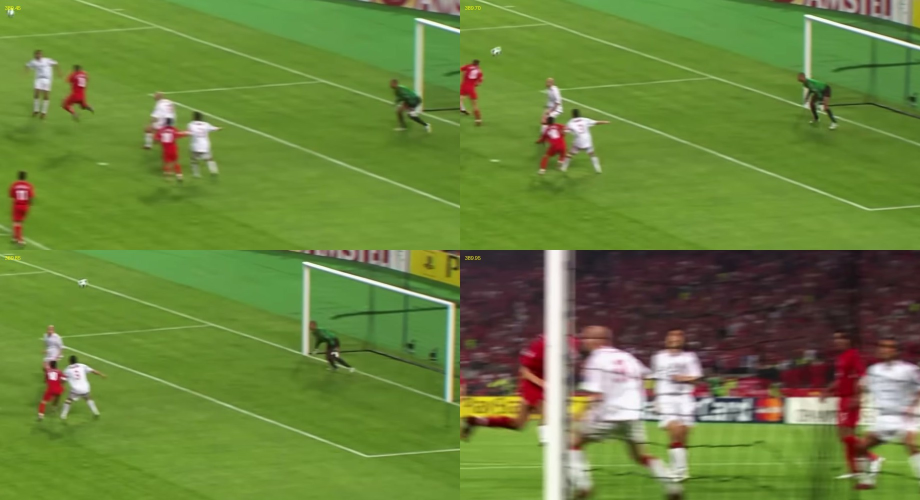
#> input picture animaciones/_voz/cabezazo.jpg, 1840 x 1000 px (shown at 1/2 size)
$ python -i efecto_dibujo.py   (imports and definitions only)
#> lines starting #> are read from the running program, lines starting #| are printed output that depends on the picture
#> further down, picture is the input picture: PIL image 1840x1000 RGB; mean R, G, B 106, 130.6, 60.7
"""DIBUJO (edit de fútbol, pedido 14/11 para el gol del siglo): la jugada pasada a dibujo sobre un fondo liso.
- Los de camiseta azul (Argentina) quedan pintados en color, con look de ilustración (colores planos + trazo).
- Los rivales (camiseta blanca) quedan como siluetas de línea blanca, vacías.
- Las líneas de la cancha y el arco salen del video (lo blanco y fino) y se dibujan como trazos.
- La pelota, blanca y llena.
Jugadores grandes: recorte con rembg (u2net_human_seg) alrededor de cada mancha; chicos: la mancha de color.

  herramientas/.venv/bin/python herramientas/efecto_dibujo.py <video> <desde> <dur> <salida.mp4> [--vel 1] [--fondo 150,22,48]
"""
import subprocess
import sys
import tempfile
from pathlib import Path

import numpy as np
from PIL import Image, ImageChops, ImageDraw, ImageEnhance, ImageFilter
from scipy import ndimage
from rembg import new_session, remove

W, H, FPS = 1920, 1080, 30
CW, CH = 960, 540  # resolución de trabajo de las máscaras


# [117 lines left out: functions args, fondo_liso, tope_cancha, analizar, not called in this run]


def a_grande(m, blur=1.0):
    im = Image.fromarray((m * 255).astype(np.uint8))
    return im.filter(ImageFilter.GaussianBlur(blur)).point(lambda v: 255 if v > 110 else int(v * 1.6))


def pintado(im):
    """Look de ilustración: colores planos, un poco más saturados, con trazo oscuro."""
    p = im.filter(ImageFilter.ModeFilter(7)).filter(ImageFilter.SMOOTH_MORE)
    r, g, b = p.split()
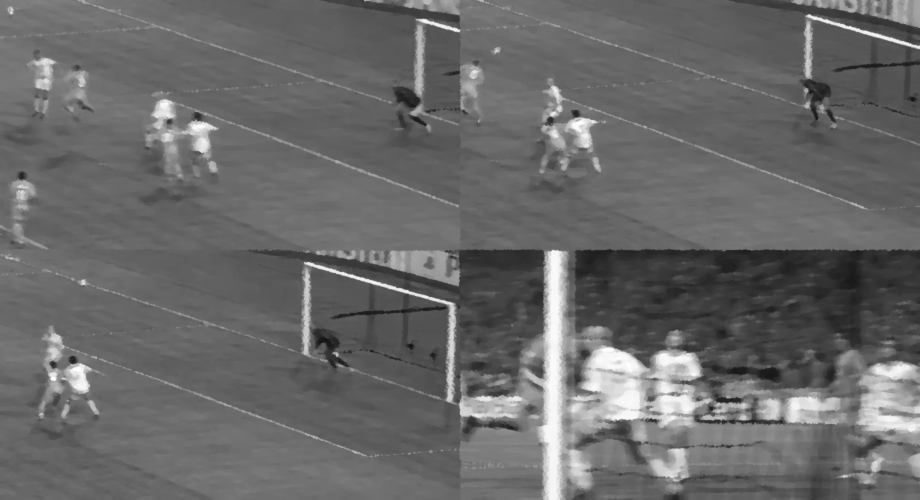
#> r: PIL image 1840x1000 L (shown at 1/2 size); min 18, max 255, mean 105
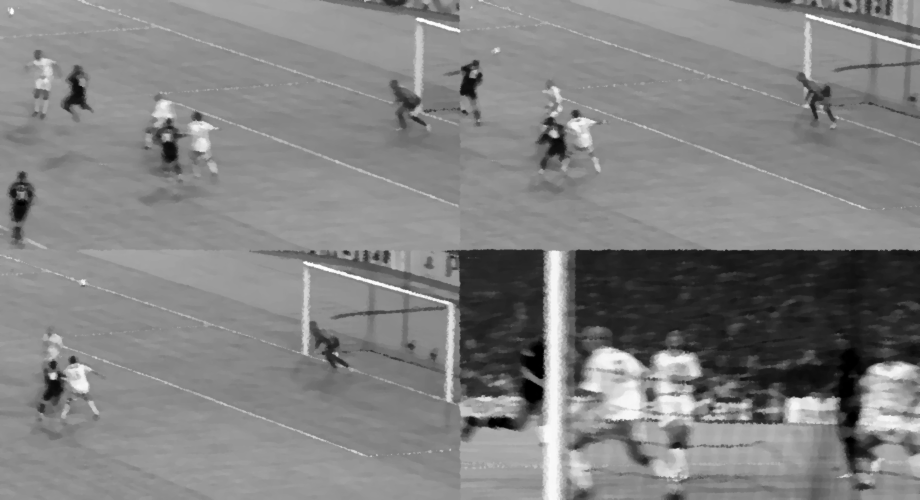
#> g: PIL image 1840x1000 L (shown at 1/2 size); min 0, max 255, mean 129.7
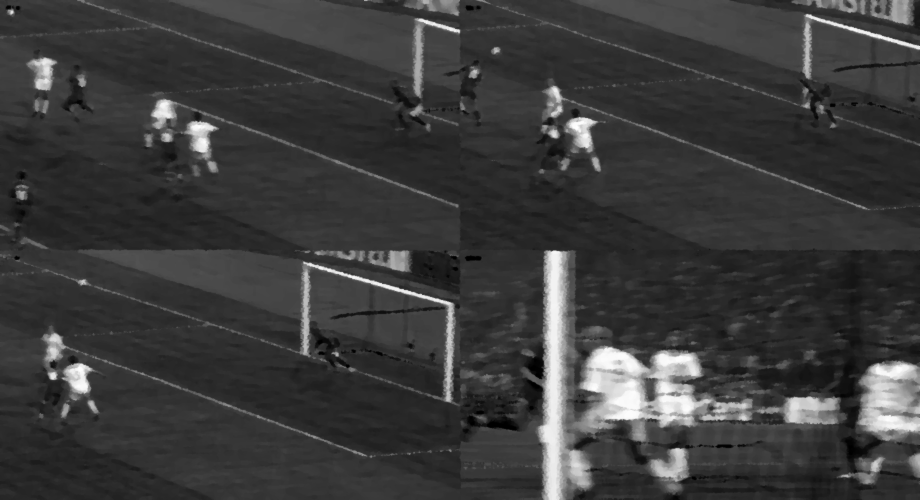
#> b: PIL image 1840x1000 L (shown at 1/2 size); min 0, max 255, mean 59.6
    p = Image.merge("RGB", (r.point(lambda v: min(255, int(v * 1.06))), g.point(lambda v: int(v * 0.9)), b))
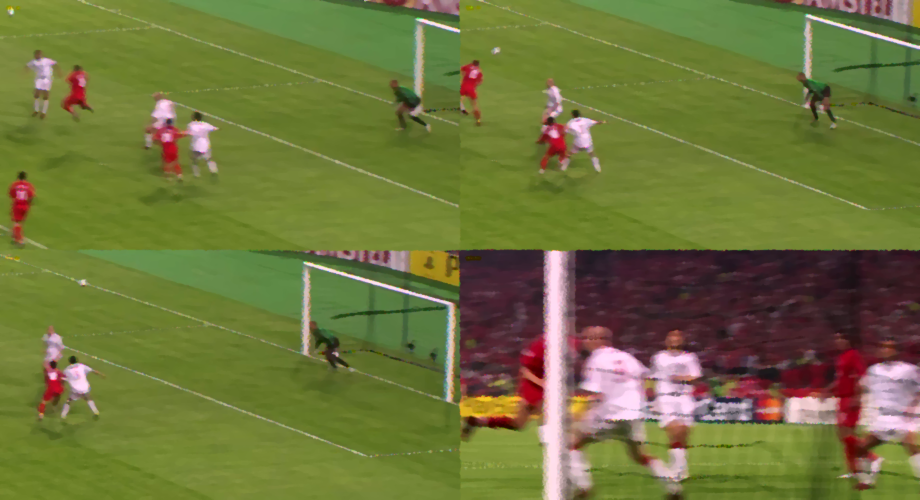
#> p: PIL image 1840x1000 RGB (shown at 1/2 size); mean R, G, B 110.8, 116.3, 59.6
    p = ImageEnhance.Color(p).enhance(1.35)
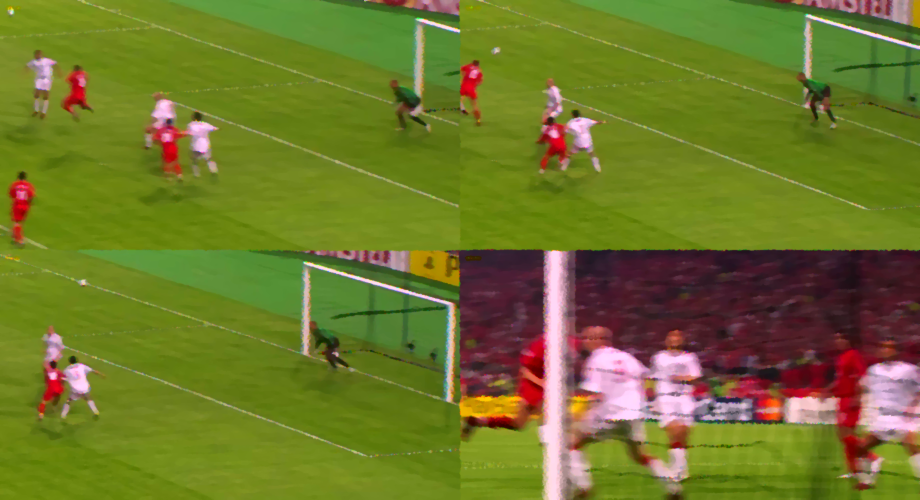
#> p: PIL image 1840x1000 RGB (shown at 1/2 size); mean R, G, B 111.1, 118.7, 42.2
    p = ImageEnhance.Contrast(p).enhance(1.15)
    q = np.asarray(p).astype(np.int16)
    q = (q // 28) * 28 + 14  # posterizado suave
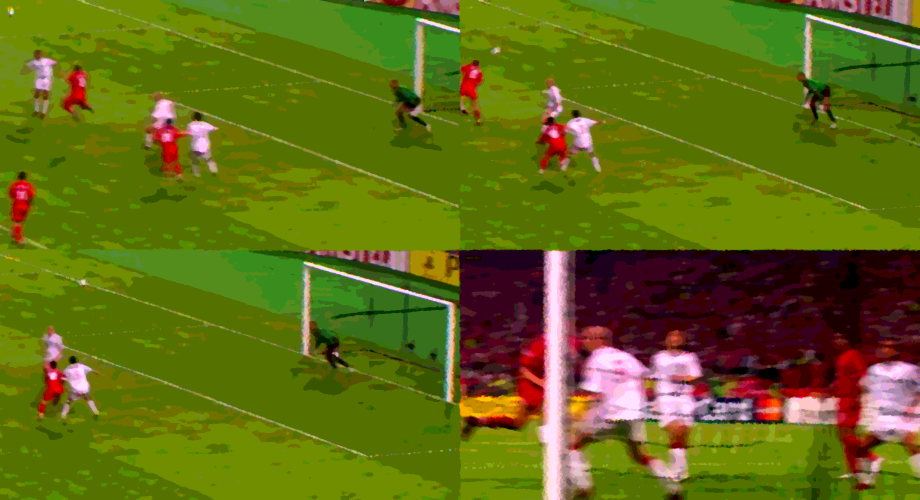
#> q: shape (1000, 1840, 3) int16 (shown at 1/2 size); mean R, G, B 111.3, 120.2, 34.6; drawn with min black and max white
    p = Image.fromarray(np.clip(q, 0, 255).astype(np.uint8))
    bordes = ImageEnhance.Contrast(im.convert("L").filter(ImageFilter.FIND_EDGES)).enhance(2.2)
    bordes = bordes.point(lambda v: 255 if v > 120 else 0).filter(ImageFilter.GaussianBlur(0.7))
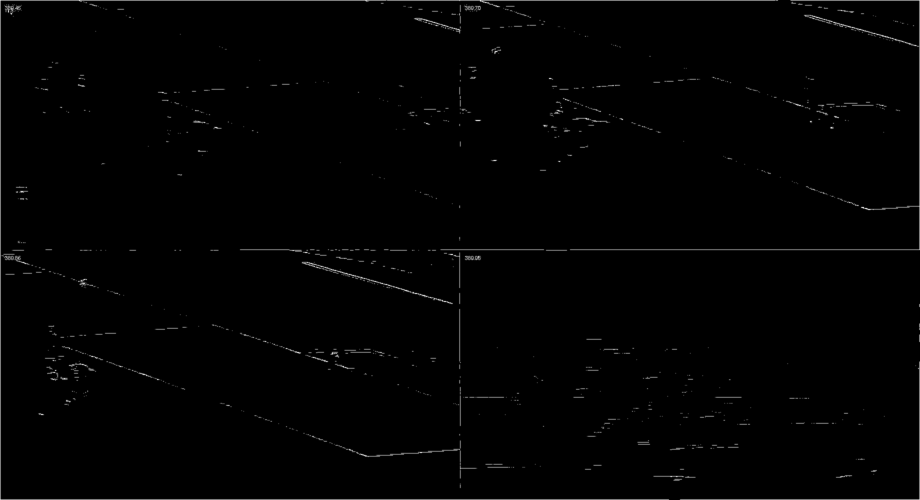
#> bordes: PIL image 1840x1000 L (shown at 1/2 size); min 0, max 245, mean 2
    return ImageChops.subtract(p, Image.merge("RGB", [bordes.point(lambda v: int(v * 0.55))] * 3))


# [44 lines left out: function main, not called in this run]


# [2 lines not run here, left out]

>>> from PIL import Image
>>> picture = Image.open('../animaciones/_voz/cabezazo.jpg')
>>> result = pintado(picture)

$ run again, on animaciones/_voz/f_389.00.jpg
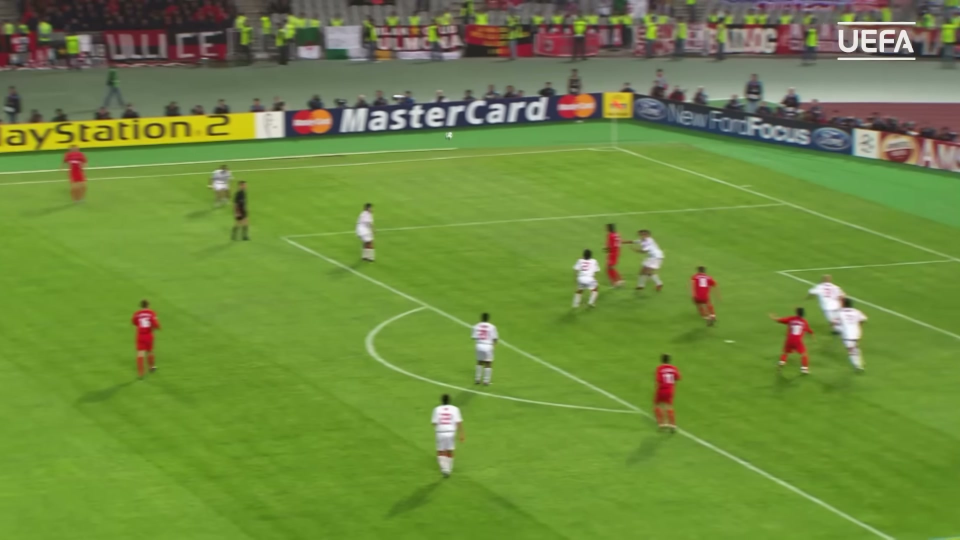
#> input picture animaciones/_voz/f_389.00.jpg, 1920 x 1080 px (shown at 1/2 size)
#> picture is the input picture: PIL image 1920x1080 RGB; mean R, G, B 110.5, 138.2, 62.2
#> in pintado, `q = (q // 28) * 28 + 14`:
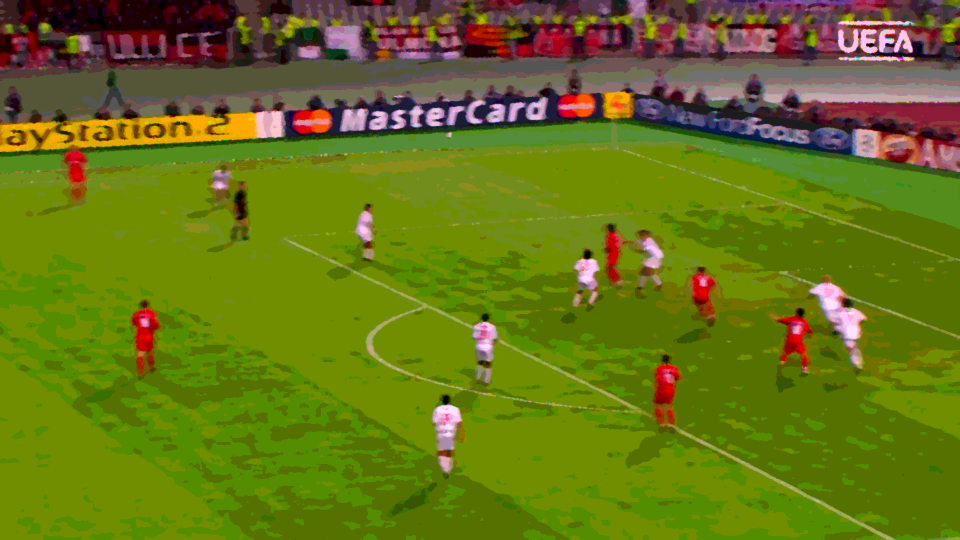
#> q: shape (1080, 1920, 3) int16 (shown at 1/2 size); mean R, G, B 116.2, 128.6, 36.6; drawn with min black and max white
#> in pintado, `bordes = bordes.point(lambda v: 255 if v > 120 else 0).filter(ImageFil..`:
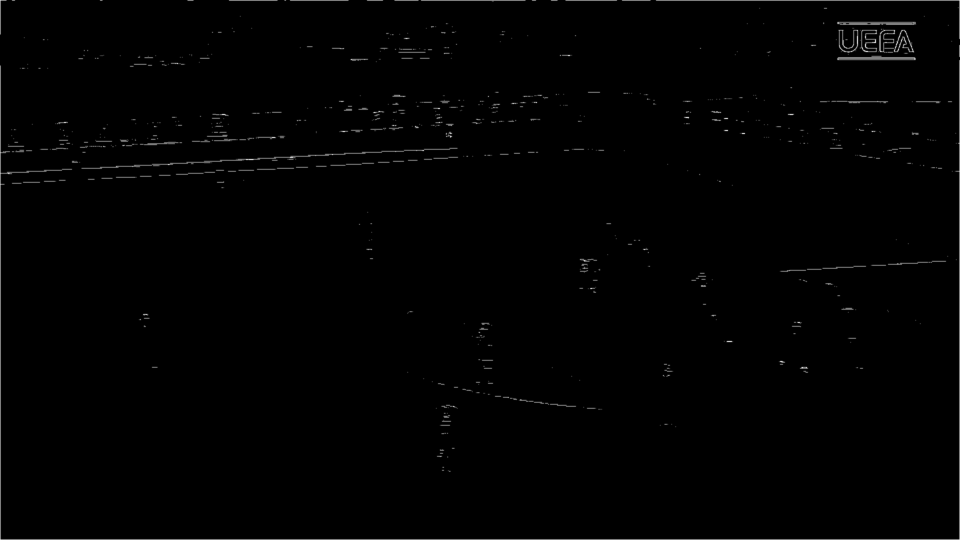
#> bordes: PIL image 1920x1080 L (shown at 1/2 size); min 0, max 244, mean 1.7

$ run again, on animaciones/_voz/f_389.30.jpg
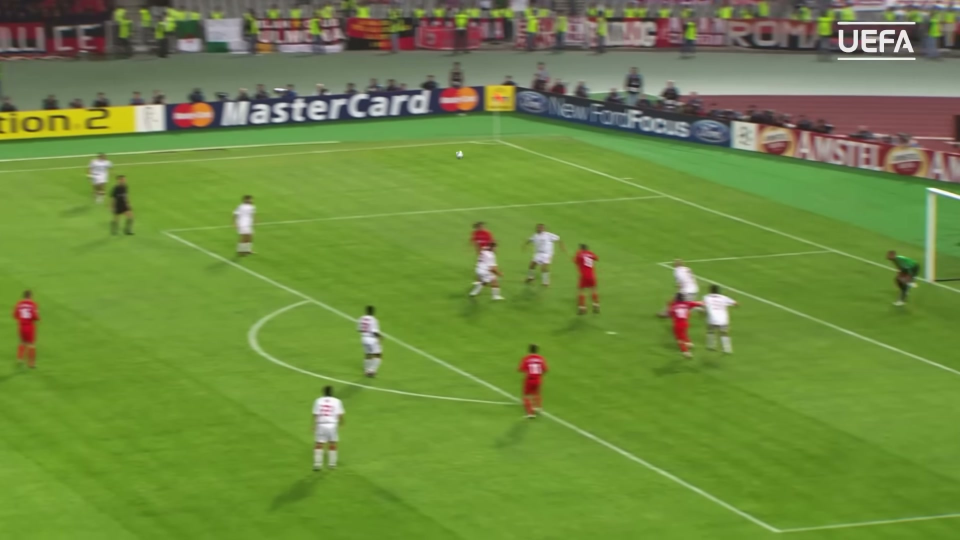
#> input picture animaciones/_voz/f_389.30.jpg, 1920 x 1080 px (shown at 1/2 size)
#> picture is the input picture: PIL image 1920x1080 RGB; mean R, G, B 110.7, 138.1, 63.7
#> in pintado, `q = (q // 28) * 28 + 14`:
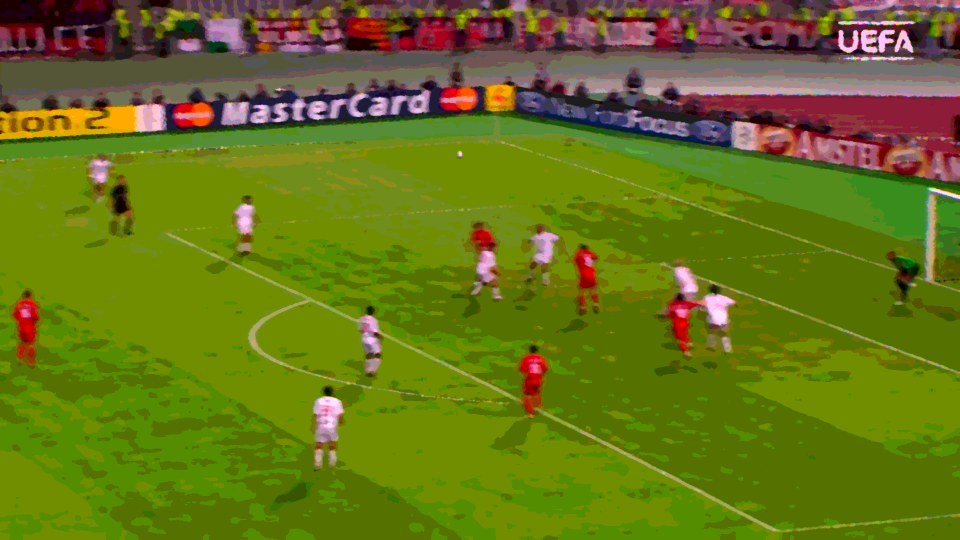
#> q: shape (1080, 1920, 3) int16 (shown at 1/2 size); mean R, G, B 116.3, 128.2, 38.6; drawn with min black and max white
#> in pintado, `bordes = bordes.point(lambda v: 255 if v > 120 else 0).filter(ImageFil..`:
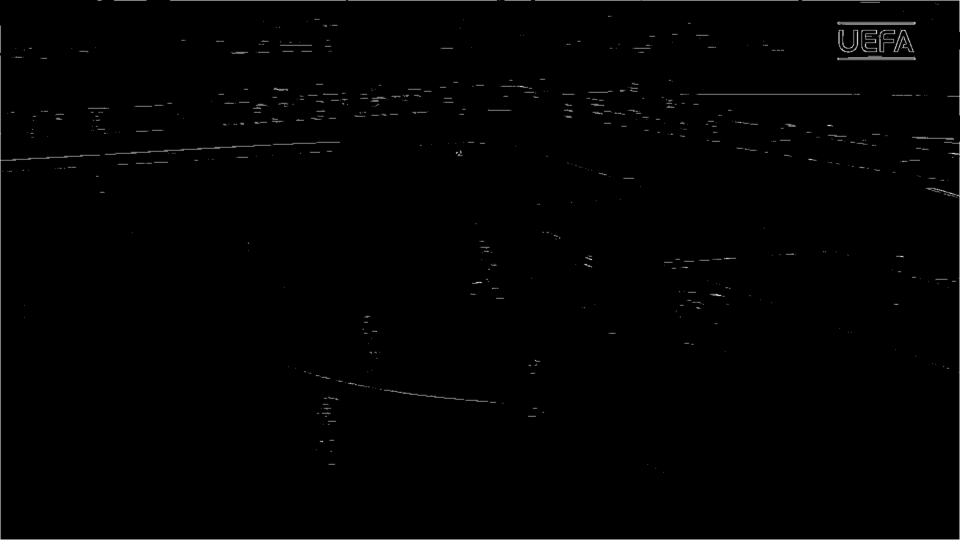
#> bordes: PIL image 1920x1080 L (shown at 1/2 size); min 0, max 244, mean 1.7

$ run again, on animaciones/_voz/f_389.60.jpg
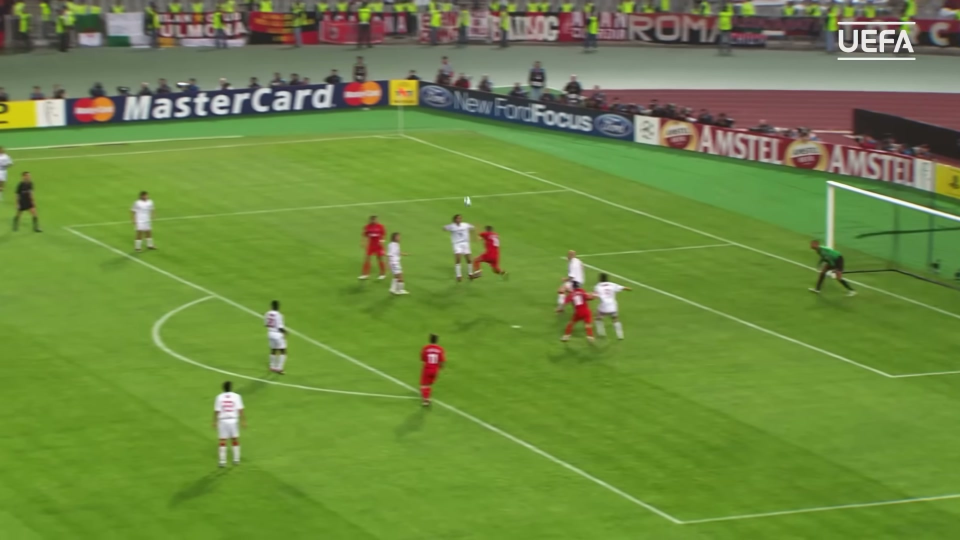
#> input picture animaciones/_voz/f_389.60.jpg, 1920 x 1080 px (shown at 1/2 size)
#> picture is the input picture: PIL image 1920x1080 RGB; mean R, G, B 109.3, 136.8, 63.7
#> in pintado, `bordes = bordes.point(lambda v: 255 if v > 120 else 0).filter(ImageFil..`:
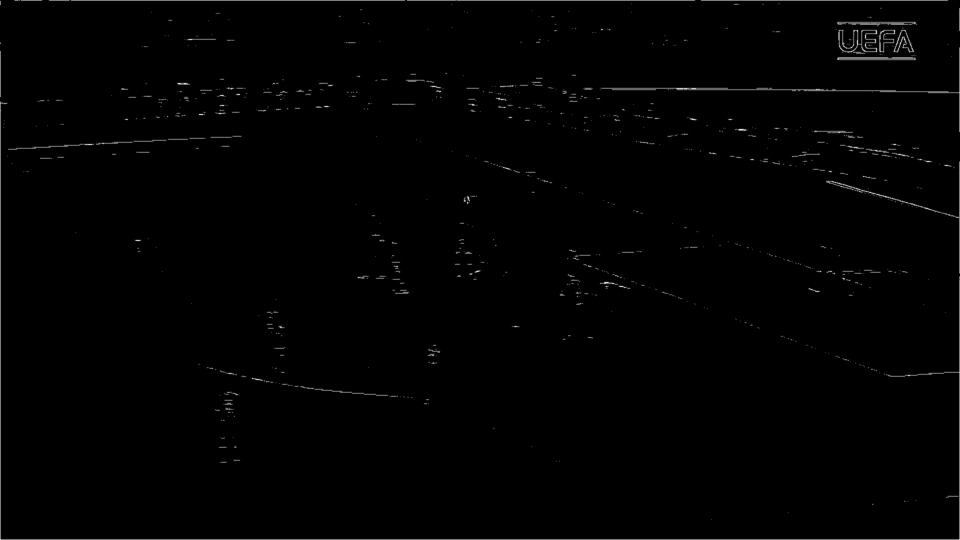
#> bordes: PIL image 1920x1080 L (shown at 1/2 size); min 0, max 247, mean 1.9
